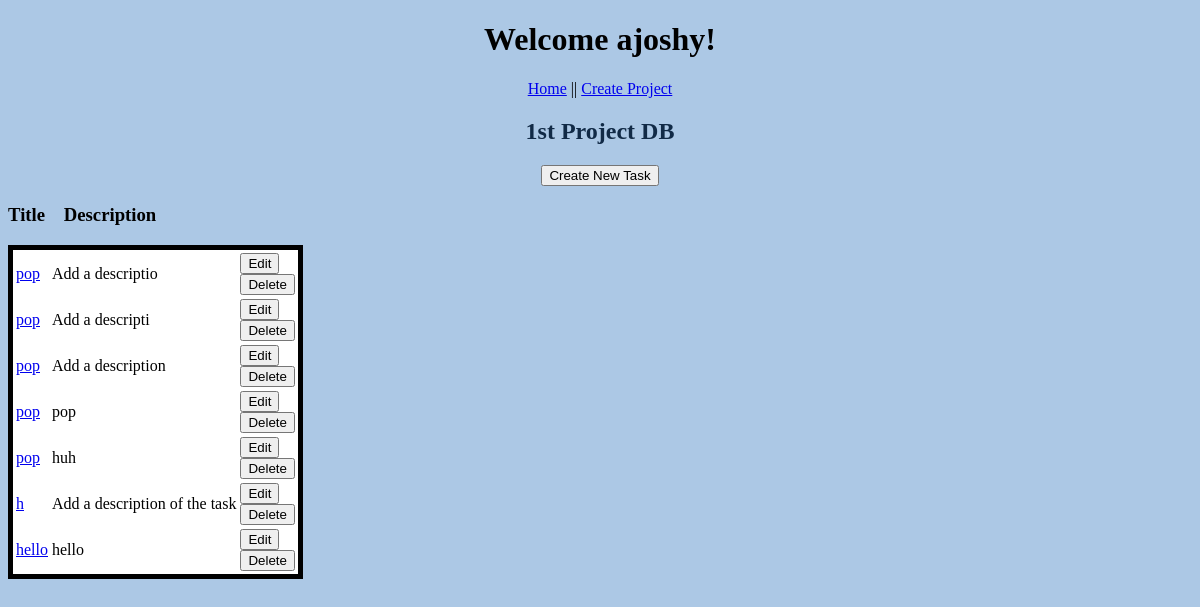
/view_project/1, run on the app's committed database.
### models.py (models this page shows, shortened)
class User(db.Model):
    id = db.Column('id', db.Integer, primary_key = True)
    username = db.Column('username', db.String(20))
    email = db.Column('email', db.String(50))
    password = db.Column('password', db.String(30), nullable=False)

class Project(db.Model):
    id = db.Column('id', db.Integer, primary_key = True)
    title = db.Column('title', db.String(200))
    detail = db.Column('detail', db.String(1000))
    company_name = db.Column('company_name', db.String(100))

class Task(db.Model):
    id = db.Column('id', db.Integer, primary_key = True)
    project_id = db.Column(db.Integer, db.ForeignKey('project.id'), nullable=False)
    title = db.Column('title', db.String(200))
    description = db.Column('description', db.String(1000))

### app.py (the view)
@app.route('/view_project/<project_id>')
def get_project(project_id):
    a_user = db.session.query(User).filter_by(email='ajoshy@uncc.edu').one()
    my_project = find_project_by_id(project_id)
    tasks = find_tasks_by_project(project_id)
    return render_template('view_project.html', project=my_project, user=a_user, proj_tasks=tasks)

### models.py (called while the page is built)
def find_project_by_id(p_id):
    return db.session.query(Project).filter_by(id = p_id).one()

def find_tasks_by_project(p_id):
    return db.session.query(Task).filter_by(project_id = p_id).all()

### templates/view_project.html (shortened to what this page needs)
<!DOCTYPE html>
<html lang="en">
    <head>
        <link rel="stylesheet" href="{{ url_for('static', filename='main.css')}}">
    </head>
    <body>
        <h1>Welcome {{user.username}}!</h1>
        <nav>
            <a href="{{ url_for('index') }}">Home</a> ||
            <a href="{{ url_for('new_project') }}">Create Project</a>
        </nav>
        <div class="projectView">
            <h2>{{project.title}}</h2>
            <form action="{{ url_for('new_task', project_id=project.id)}}">
                <input type="submit" value="Create New Task">
            </form>
        </div>
        <h3>Title&emsp;Description</h3>
        <div class="box">
            <table class="insideBox">
                {% for task in proj_tasks%}
                <tr>
                    <td><a href="{{ url_for('view_task', project_id=project.id, t_id=task.id)}}">{{task.title}}</a></td>
                    <td>{{task.description}}</td>
                    <td>
                        <form action="{{url_for('edit_task',project_id=project.id,t_id=task.id)}}" method = "get">
                            <input type="submit" value="Edit">
                        </form>
                        <form action="{{url_for('delete_task',project_id=project.id,t_id=task.id)}}" method = "post">
                            <input type="submit" value="Delete">
                        </form>
                    </td>
                </tr>
                {% endfor %}
            </table>
        </div>
    </body>
</html>

### static/main.css (style rules this page uses)
h1 { color:black; text-align: center; }
h2 { color: #112A46; }
body { background:#ACC8E5; }
nav { text-align: center; }
.box { width: 100%; height: 500px; width: 25em; text-align: center; }
.insideBox { background-color: white; text-align: left; border: 5px solid; margin-bottom: 20px; }
.projectView { text-align: center; }

### data on the page
User: username "ajoshy"
Project: title "1st Project DB"
Task: title "pop", description "Add a descriptio"
Task: title "pop", description "Add a descripti"
Task: title "pop", description "Add a description"
Task: title "pop", description "pop"
Task: title "pop", description "huh"
Task: title "h", description "Add a description of the task"
Task: title "hello", description "hello"
